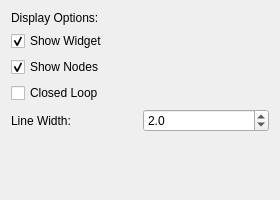
<?xml version="1.0" encoding="UTF-8"?>
<ui version="4.0">
 <class>ContourToolDlg</class>
 <widget class="QWidget" name="ContourToolDlg">
  <property name="geometry">
   <rect>
    <x>0</x>
    <y>0</y>
    <width>280</width>
    <height>200</height>
   </rect>
  </property>
  <property name="windowTitle">
   <string>Contour Tool</string>
  </property>
  <layout class="QVBoxLayout" name="verticalLayout">
   <property name="spacing">
    <number>6</number>
   </property>
   <item>
    <widget class="QLabel" name="label">
     <property name="text">
      <string>Display Options:</string>
     </property>
    </widget>
   </item>
   <item>
    <layout class="QHBoxLayout" name="visibilityLayout">
     <item>
      <widget class="QCheckBox" name="widgetVisibilityCheckBox">
       <property name="text">
        <string>Show Widget</string>
       </property>
       <property name="toolTip">
        <string>Show/hide the contour widget</string>
       </property>
       <property name="checked">
        <bool>true</bool>
       </property>
      </widget>
     </item>
     <item>
      <spacer name="horizontalSpacer">
       <property name="orientation">
        <enum>Qt::Horizontal</enum>
       </property>
       <property name="sizeHint" stdset="0">
        <size>
         <width>40</width>
         <height>20</height>
        </size>
       </property>
      </spacer>
     </item>
    </layout>
   </item>
   <item>
    <layout class="QHBoxLayout" name="showNodesLayout">
     <item>
      <widget class="QCheckBox" name="showNodesCheckBox">
       <property name="text">
        <string>Show Nodes</string>
       </property>
       <property name="toolTip">
        <string>Show/hide contour control nodes</string>
       </property>
       <property name="checked">
        <bool>true</bool>
       </property>
      </widget>
     </item>
     <item>
      <spacer name="horizontalSpacer_2">
       <property name="orientation">
        <enum>Qt::Horizontal</enum>
       </property>
       <property name="sizeHint" stdset="0">
        <size>
         <width>40</width>
         <height>20</height>
        </size>
       </property>
      </spacer>
     </item>
    </layout>
   </item>
   <item>
    <layout class="QHBoxLayout" name="closedLoopLayout">
     <item>
      <widget class="QCheckBox" name="closedLoopCheckBox">
       <property name="text">
        <string>Closed Loop</string>
       </property>
       <property name="toolTip">
        <string>Close the contour to form a loop</string>
       </property>
       <property name="checked">
        <bool>false</bool>
       </property>
      </widget>
     </item>
     <item>
      <spacer name="horizontalSpacer_3">
       <property name="orientation">
        <enum>Qt::Horizontal</enum>
       </property>
       <property name="sizeHint" stdset="0">
        <size>
         <width>40</width>
         <height>20</height>
        </size>
       </property>
      </spacer>
     </item>
    </layout>
   </item>
   <item>
    <layout class="QHBoxLayout" name="lineWidthLayout">
     <item>
      <widget class="QLabel" name="label_2">
       <property name="text">
        <string>Line Width:</string>
       </property>
      </widget>
     </item>
     <item>
      <widget class="QDoubleSpinBox" name="lineWidthSpinBox">
       <property name="toolTip">
        <string>Width of the contour line</string>
       </property>
       <property name="decimals">
        <number>1</number>
       </property>
       <property name="minimum">
        <double>0.500000000000000</double>
       </property>
       <property name="maximum">
        <double>10.000000000000000</double>
       </property>
       <property name="singleStep">
        <double>0.500000000000000</double>
       </property>
       <property name="value">
        <double>2.000000000000000</double>
       </property>
      </widget>
     </item>
    </layout>
   </item>
   <item>
    <spacer name="verticalSpacer">
     <property name="orientation">
      <enum>Qt::Vertical</enum>
     </property>
     <property name="sizeHint" stdset="0">
      <size>
       <width>20</width>
       <height>40</height>
      </size>
     </property>
    </spacer>
   </item>
  </layout>
 </widget>
 <resources/>
 <connections/>
</ui>
